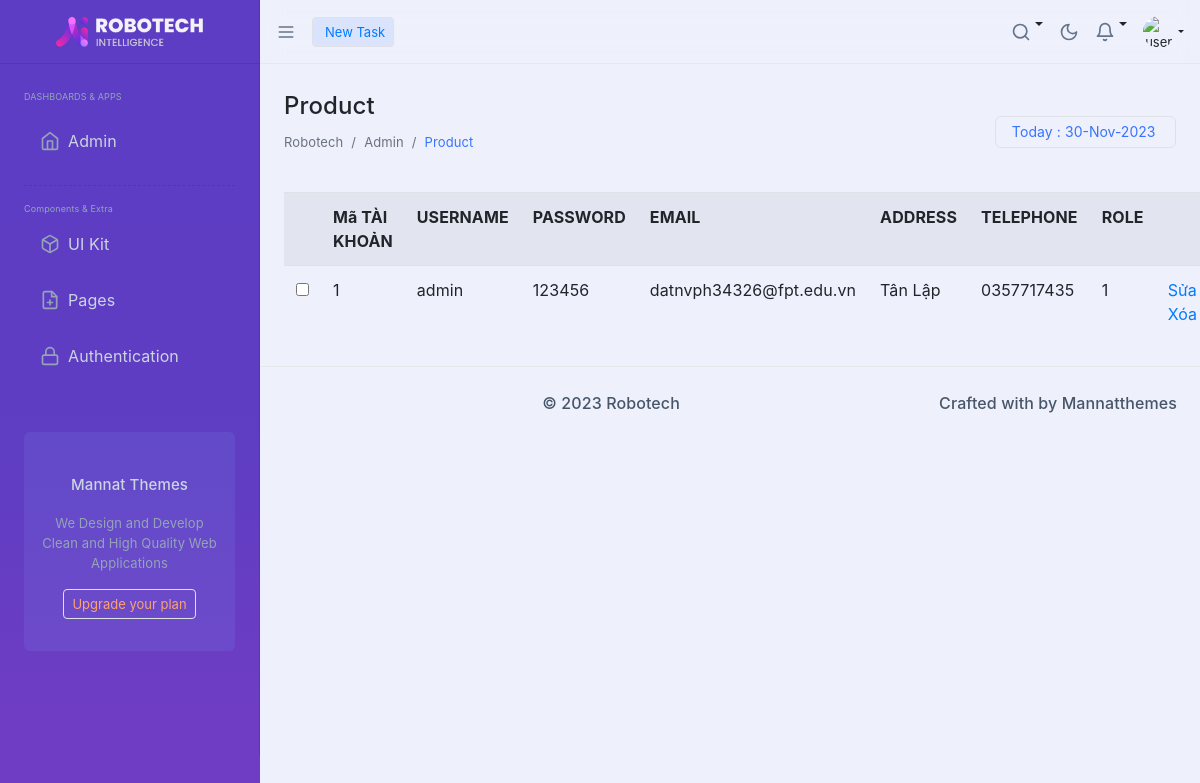
The app's page /admin/index.php?act=dskh with its own data.
### tables this page shows
CREATE TABLE `taikhoan` (
  `id` int(11) NOT NULL,
  `user` varchar(50) NOT NULL,
  `pass` varchar(50) NOT NULL,
  `email` varchar(255) NOT NULL,
  `address` varchar(255) NOT NULL,
  `tel` varchar(20) NOT NULL,
  `role` tinyint(4) NOT NULL DEFAULT 0
);

### model/pdo.php (called while the page is built, shortened)
<?php
function pdo_get_connection(){
    $dburl = "mysql:host=localhost;dbname=pro1014-da1-dtcshop;charset=utf8";
    $username = 'root';
    $password = '';
    $conn = new PDO($dburl, $username, $password);
    $conn->setAttribute(PDO::ATTR_ERRMODE, PDO::ERRMODE_EXCEPTION);
    return $conn;
}
function pdo_query($sql){
    $sql_args = array_slice(func_get_args(), 1);
    try{
        $conn = pdo_get_connection();
        $stmt = $conn->prepare($sql);
        $stmt->execute($sql_args);
        $rows = $stmt->fetchAll();
        return $rows;
    }
    catch(PDOException $e){
        throw $e;
    }
    finally{
        unset($conn);
    }
}

### model/Taikhoan.php (called while the page is built, shortened)
<?php
    function loadall_taikhoan(){
        $sql = "select * from taikhoan order by id desc";
        $listtaikhoan = pdo_query($sql);
        return $listtaikhoan;
    }
?>

### admin/Taikhoan/list.php (the view)
<div class="ltr:flex flex-1 rtl:flex-row-reverse">
            <div class="page-wrapper relative ltr:ms-auto rtl:me-auto rtl:ms-0 w-[calc(100%-260px)] px-4 pt-[64px] duration-300">
                <div class="xl:w-full">
                    <div class="flex flex-wrap">
                        <div class="flex items-center py-4 w-full">
                            <div class="w-full">
                                <div class="">
                                    <div class="flex flex-wrap justify-between">
                                        <div class="items-center ">
                                            <h1 class="font-medium text-3xl block dark:text-slate-100">Product</h1>
                                            <ol class="list-reset flex text-sm">
                                                <li><a href="#" class="text-gray-500 dark:text-slate-400">Robotech</a></li>
                                                <li><span class="text-gray-500 dark:text-slate-400 mx-2">/</span></li>
                                                <li class="text-gray-500 dark:text-slate-400">Admin</li>
                                                <li><span class="text-gray-500 dark:text-slate-400 mx-2">/</span></li>
                                                <li class="text-primary-500 hover:text-primary-600 dark:text-primary-400">Product</li>
                                            </ol>
                                        </div>
                                        <div class="flex items-center">
                                            <div class="today-date leading-5 mt-2 lg:mt-0 form-input w-auto rounded-md border inline-block border-primary-500/60 dark:border-primary-500/60 text-primary-500 bg-transparent px-3 py-1 focus:outline-none focus:ring-0 placeholder:text-slate-400/70 placeholder:font-normal placeholder:text-sm hover:border-primary-400 focus:border-primary-500 dark:focus:border-primary-500  dark:hover:border-slate-700">
                                                <input type="text" class="dash_date border-0 focus:border-0 focus:outline-none" readonly  required="">
                                            </div>
                                        </div>
                                    </div>
                                </div>
                            </div>
                        </div>
                    </div>
                </div>
                <div class="xl:w-full  min-h-[calc(100vh-138px)] relative pb-14">
                    <form action="index.php?act=adddm" method="post" >
                        <div class="col-span-12 sm:col-span-12 md:col-span-12 lg:col-span-6 xl:col-span-6">
                            <div class="w-full relative mb-4">
                                <div class="flex-auto p-0 md:p-4">
                                    <table class="table table-striped">
                                    <tr>
                                        <th scope="col"></th>
                                        <th scope="col">Mã TÀI KHOẢN</th>
                                        <th scope="col">USERNAME</th>
                                        <th scope="col">PASSWORD</th>
                                        <th scope="col">EMAIL</th>
                                        <th scope="col">ADDRESS</th>
                                        <th scope="col">TELEPHONE</th>
                                        <th scope="col">ROLE</th>
                                        <th scope="col"></th>
                                    </tr>
                                    <?php
                                foreach ($listtaikhoan as $taikhoan) {
                                    extract($taikhoan);
                                    $suatk="index.php?act=suatk&id=".$id;
                                    $xoatk="index.php?act=xoatk&id=".$id;
                                    echo '<tr>
                                    <td><input type="checkbox" name="" id=""></td>
                                    <td>'.$id.'</td>
                                    <td>'.$user.'</td>
                                    <td>'.$pass.'</td>
                                    <td>'.$email.'</td>
                                    <td>'.$address.'</td>
                                    <td>'.$tel.'</td>
                                    <td>'.$role.'</td>
                                    <td><a href="'.$suatk.'"><input type="button" value="Sửa"></a> <a href="'.$xoatk.'"> <input type="button" value="Xóa"></a></td>
                                </tr>';
                                }
                                ?>
                                    </table>
                                </div>
                            </div>
                        </form>
                        </div>
</div>

### records on screen
taikhoan: id "1", user "admin", pass "123456", email "datnvph34326@fpt.edu.vn", address "Tân Lập", tel "0357717435", role "1"
